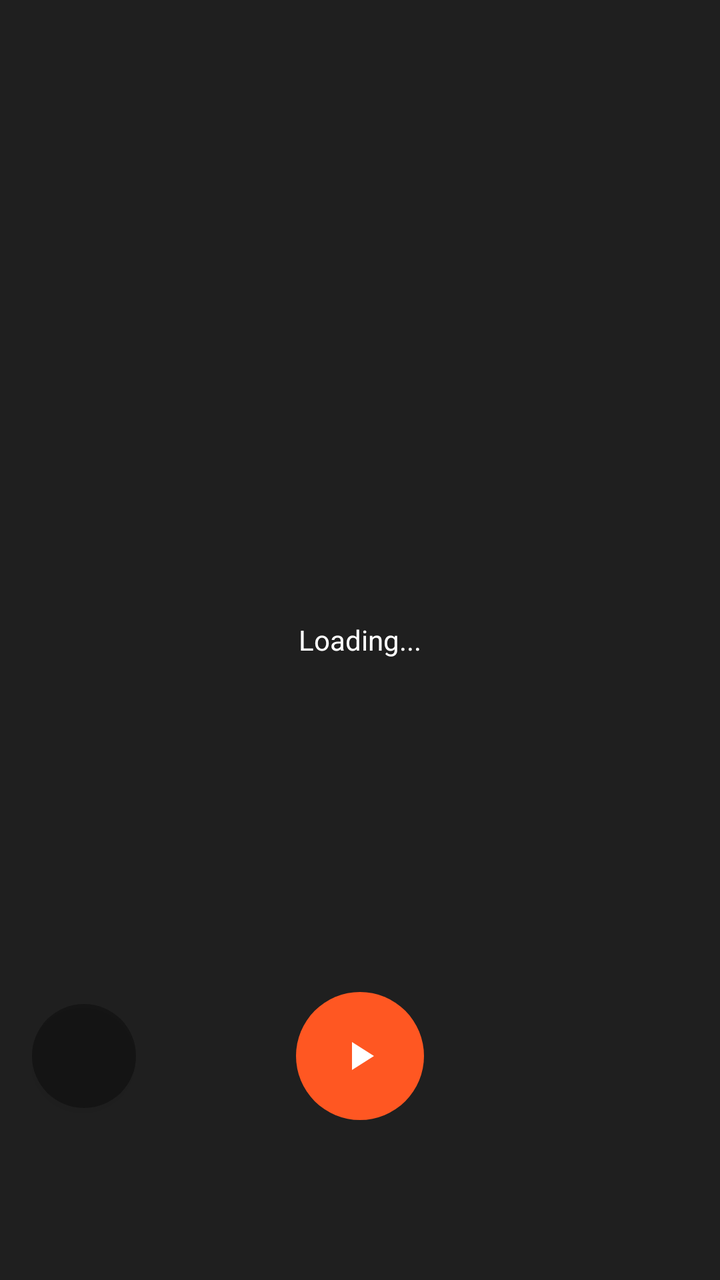
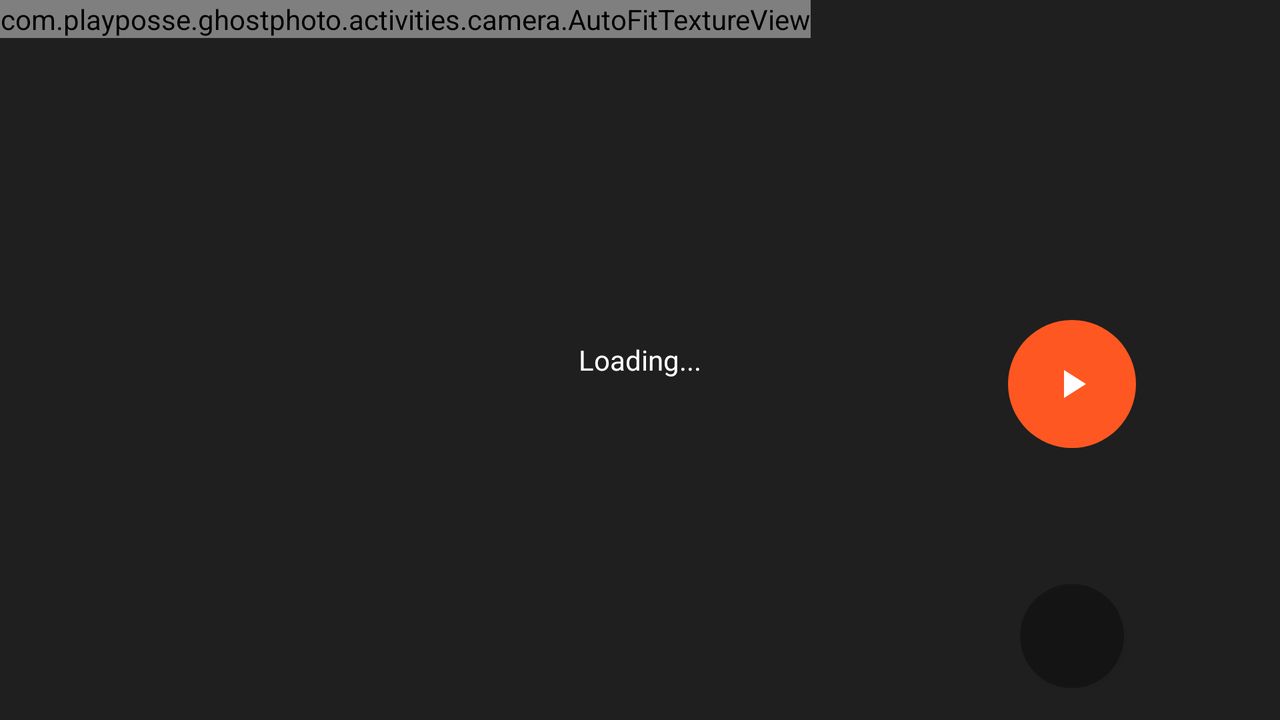

First picture: res/layout/ on a phone held upright. Second picture: the repository's own variant of that layout, on a device whose configuration matches the variant's folder. Source for both follows.
<!-- AndroidManifest.xml: activity theme TranslucentAppTheme -->
<!-- res/layout/fragment_photo.xml -->
<RelativeLayout xmlns:android="http://schemas.android.com/apk/res/android"
    android:layout_width="match_parent"
    android:layout_height="match_parent">

    <LinearLayout
        android:id="@+id/loadingLayout"
        android:layout_width="match_parent"
        android:layout_height="wrap_content"
        android:layout_centerInParent="true"
        android:orientation="vertical">

        <ImageView
            android:layout_width="wrap_content"
            android:layout_height="wrap_content"
            android:layout_gravity="center_horizontal"
            android:contentDescription="@string/loading_icon_content_content_description"
            android:src="@drawable/ic_photo_camera_black_24dp" />

        <TextView
            android:layout_width="match_parent"
            android:layout_height="wrap_content"
            android:layout_gravity="center_horizontal"
            android:gravity="center_horizontal"
            android:text="@string/camera_loading_message" />
    </LinearLayout>

    <com.playposse.ghostphoto.activities.camera.AutoFitTextureView
        android:id="@+id/texture"
        android:layout_width="wrap_content"
        android:layout_height="wrap_content"
        android:layout_alignParentStart="true"
        android:layout_alignParentTop="true"
        android:visibility="invisible" />

    <LinearLayout
        android:id="@+id/topBarLayout"
        android:layout_width="wrap_content"
        android:layout_height="wrap_content"
        android:layout_alignParentEnd="true"
        android:layout_alignParentTop="true"
        android:layout_marginTop="@dimen/status_bar_height"
        android:orientation="horizontal"
        android:padding="@dimen/activity_horizontal_margin">

        <ImageView
            android:id="@+id/flashImageView"
            android:layout_width="wrap_content"
            android:layout_height="wrap_content"
            android:contentDescription="@string/flash_content_description"
            android:src="@drawable/ic_flash_auto_black_24dp"
            android:tint="@color/selectedText" />

        <ImageView
            android:id="@+id/switchCameraImageView"
            android:layout_width="wrap_content"
            android:layout_height="wrap_content"
            android:contentDescription="@string/switch_camera_content_description"
            android:paddingEnd="24dp"
            android:paddingLeft="24dp"
            android:paddingRight="24dp"
            android:paddingStart="24dp"
            android:src="@drawable/ic_loop_black_24dp"
            android:tint="@color/selectedText" />
        

        <ImageView
            android:id="@+id/optionsMenuImageView"
            android:layout_width="wrap_content"
            android:layout_height="wrap_content"
            android:contentDescription="@string/flash_content_description"
            android:src="@drawable/ic_more_vert_black_24dp"
            android:tint="@color/selectedText" />
    </LinearLayout>

    <RelativeLayout
        android:layout_width="match_parent"
        android:layout_height="wrap_content"
        android:layout_alignParentBottom="true"
        android:layout_alignParentStart="true"
        android:layout_marginBottom="?android:attr/actionBarSize"
        android:layout_marginEnd="16dp"
        android:layout_marginStart="16dp"
        android:background="@color/panelBackground"
        android:paddingBottom="24dp">

        <Button
            android:id="@+id/selectedIntervalButton"
            style="@style/mainRoundButtonStyle"
            android:layout_marginTop="6dp" />

        <ImageButton
            android:id="@+id/actionButton"
            android:layout_width="@dimen/camera_button_diameter"
            android:layout_height="@dimen/camera_button_diameter"
            android:layout_centerHorizontal="true"
            android:background="@drawable/camera_button_background"
            android:src="@drawable/ic_play_arrow_white_24dp"
            android:contentDescription="@string/action_button_content_description" />

        <ImageView
            android:id="@+id/thumbNailImageView"
            android:layout_width="@dimen/round_button_diameter"
            android:layout_height="@dimen/round_button_diameter"
            android:layout_alignParentEnd="true"
            android:layout_gravity="end"
            android:layout_marginTop="6dp"
            android:adjustViewBounds="true"
            android:contentDescription="@string/thumbnail_content_description" />
    </RelativeLayout>

    <FrameLayout
        android:id="@+id/flashSelectionLayout"
        android:layout_width="match_parent"
        android:layout_height="match_parent"
        android:layout_marginTop="@dimen/status_bar_height"
        android:animateLayoutChanges="true"
        android:clickable="true"
        android:visibility="gone">

        <LinearLayout
            android:layout_width="match_parent"
            android:layout_height="wrap_content"
            android:layout_gravity="top"
            android:paddingTop="@dimen/activity_horizontal_margin"
            android:background="@color/translucentPanelBackground"
            android:orientation="horizontal">

            <LinearLayout
                android:id="@+id/flashOffLayout"
                android:layout_width="0dp"
                android:layout_height="wrap_content"
                android:layout_weight="1"
                android:clickable="true"
                android:orientation="vertical">

                <ImageView
                    android:layout_width="wrap_content"
                    android:layout_height="wrap_content"
                    android:layout_gravity="center"
                    android:contentDescription="@string/flash_off_content_description"
                    android:src="@drawable/ic_flash_off_black_24dp"
                    android:tint="@color/selectedText" />

                <TextView
                    android:layout_width="wrap_content"
                    android:layout_height="wrap_content"
                    android:layout_gravity="center"
                    android:text="@string/flash_off"
                    android:textColor="@color/selectedText" />
            </LinearLayout>

            <LinearLayout
                android:id="@+id/flashAutoLayout"
                android:layout_width="0dp"
                android:layout_height="wrap_content"
                android:layout_weight="1"
                android:clickable="true"
                android:orientation="vertical">

                <ImageView
                    android:layout_width="wrap_content"
                    android:layout_height="wrap_content"
                    android:layout_gravity="center"
                    android:contentDescription="@string/flash_auto_content_description"
                    android:src="@drawable/ic_flash_auto_black_24dp"
                    android:tint="@color/selectedText" />

                <TextView
                    android:layout_width="wrap_content"
                    android:layout_height="wrap_content"
                    android:layout_gravity="center"
                    android:text="@string/flash_auto"
                    android:textColor="@color/selectedText" />
            </LinearLayout>

            <LinearLayout
                android:id="@+id/flashOnLayout"
                android:layout_width="0dp"
                android:layout_height="wrap_content"
                android:layout_weight="1"
                android:clickable="true"
                android:orientation="vertical">

                <ImageView
                    android:layout_width="wrap_content"
                    android:layout_height="wrap_content"
                    android:layout_gravity="center"
                    android:contentDescription="@string/flash_on_content_description"
                    android:src="@drawable/ic_flash_on_black_24dp"
                    android:tint="@color/selectedText" />

                <TextView
                    android:layout_width="wrap_content"
                    android:layout_height="wrap_content"
                    android:layout_gravity="center"
                    android:text="@string/flash_on"
                    android:textColor="@color/selectedText" />
            </LinearLayout>
        </LinearLayout>
    </FrameLayout>

    <FrameLayout
        android:id="@+id/intervalSelectionLayout"
        android:layout_width="match_parent"
        android:layout_height="match_parent"
        android:layout_marginBottom="?android:attr/actionBarSize"
        android:layout_marginTop="@dimen/status_bar_height"
        android:animateLayoutChanges="true"
        android:clickable="true"
        android:visibility="gone">

        <LinearLayout
            android:layout_width="wrap_content"
            android:layout_height="wrap_content"
            android:layout_gravity="start|bottom"
            android:layout_marginStart="16dp"
            android:layout_marginBottom="26dp"
            android:orientation="vertical">

            <Button
                android:id="@+id/customTextView"
                style="@style/roundButtonStyle"
                android:layout_marginBottom="@dimen/button_spacing"
                android:text="@string/custom_interval" />

            <Space style="@style/defaultSpacer" />

            <Button
                android:id="@+id/tenSecondTextView"
                style="@style/roundButtonStyle"
                android:layout_marginBottom="@dimen/button_spacing"
                android:text="@string/ten_second_interval" />

            <Space style="@style/defaultSpacer" />

            <Button
                android:id="@+id/threeSecondTextView"
                style="@style/roundButtonStyle"
                android:layout_marginBottom="@dimen/button_spacing"
                android:text="@string/three_second_interval" />

            <Space style="@style/defaultSpacer" />

            <Button
                android:id="@+id/secondTextView"
                style="@style/roundButtonStyle"
                android:layout_marginBottom="@dimen/button_spacing"
                android:text="@string/second_interval" />

            <Space style="@style/defaultSpacer" />

            <Button
                android:id="@+id/halfSecondTextView"
                style="@style/roundButtonStyle"
                android:layout_marginBottom="@dimen/button_spacing"
                android:text="@string/half_second_interval" />

            <Space style="@style/defaultSpacer" />

            <ImageView
                android:layout_width="@dimen/round_button_diameter"
                android:layout_height="@dimen/round_button_diameter"
                android:padding="14dp"
                android:src="@drawable/ic_close_white_24dp"
                android:background="@drawable/round_button_not_pressed"/>
        </LinearLayout>
    </FrameLayout>
</RelativeLayout>
<!-- resources referenced by this layout -->
<resources>
  <color name="panelBackground">#00000000</color>
  <color name="selectedText">#FFFFFF</color>
  <color name="translucentPanelBackground">#40000000</color>
  <dimen name="activity_horizontal_margin">16dp</dimen>
  <dimen name="button_spacing">16dp</dimen>
  <dimen name="camera_button_diameter">64dp</dimen>
  <dimen name="round_button_diameter">52dp</dimen>
  <dimen name="status_bar_height">24dp</dimen>
  <!-- drawable camera_button_background (drawable) -->
  <?xml version="1.0" encoding="utf-8"?>
  <shape xmlns:android="http://schemas.android.com/apk/res/android">
      <solid android:color="@color/colorPrimary" />
      <corners android:radius="@dimen/camera_button_diameter" />
  </shape>
  <string name="action_button_content_description">Starts/pauses taking photos</string>
  <string name="camera_loading_message">Loading...</string>
  <string name="custom_interval">Custom</string>
  <string name="flash_auto">Flash auto</string>
  <string name="flash_auto_content_description">An icon to set the flash to auto.</string>
  <string name="flash_content_description">An icon that indicates the flash mode.</string>
  <string name="flash_off">Flash off</string>
  <string name="flash_off_content_description">An icon to set the flash to off.</string>
  <string name="flash_on">Flash on</string>
  <string name="flash_on_content_description">An icon to set the flash to on.</string>
  <string name="half_second_interval">.5s</string>
  <string name="loading_icon_content_content_description">Icon suggesting that the camera is loading.</string>
  <string name="second_interval">1s</string>
  <string name="switch_camera_content_description">An icon that switches between the front and back camera.</string>
  <string name="ten_second_interval">10s</string>
  <string name="three_second_interval">3s</string>
  <string name="thumbnail_content_description">
          A thumbnail of the last photo. Clicking it opens a review of all taken photos.
      </string>
  <style name="defaultSpacer">
          <item name="android:layout_height">1dp</item>
          <item name="android:layout_width">0dp</item>
          <item name="android:layout_weight">1</item>
      </style>
  <style name="mainRoundButtonStyle" parent="roundButtonStyle">
          <item name="android:background">@drawable/main_round_button_states</item>
      </style>
  <style name="TranslucentAppTheme" parent="AppTheme">
          <item name="android:windowTranslucentStatus">true</item>
          <item name="android:windowTranslucentNavigation">true</item>
      </style>
  <color name="colorPrimary">#FF5722</color>
  <color name="iconColor">#FFFFFF</color>
  <color name="roundButton">#4D000000</color>
  <dimen name="round_button_radius">26dp</dimen>
  <color name="roundButtonText">@android:color/white</color>
  <color name="colorPrimaryDark">#E64A19</color>
  <color name="colorAccent">#ff5722</color>
  <color name="popupMenuBackground">#B3000000</color>
  <style name="OverflowMenu" parent="Widget.AppCompat.PopupMenu.Overflow">
          
          <item name="overlapAnchor">false</item>
  
          
          <item name="android:overlapAnchor">false</item>
          <item name="android:dropDownVerticalOffset">4.0dip</item>
      </style>
  <color name="primaryText">#FFFFFF</color>
  <color name="activityDefaultBackground">#1F1F1F</color>
  <color name="roundButtonPressed">#80000000</color>
  <color name="roundButtonSelected">#FF5722</color>
  <color name="actionBarBackground">#00000000</color>
  <color name="primaryDarkText">#232323</color>
  <style name="NegativeButton" parent="android:Widget.DeviceDefault.Button.Borderless">
          <item name="android:textColor">@color/colorPrimary</item>
      </style>
  <style name="PositiveButton" parent="android:Widget.DeviceDefault.Button.Borderless">
          <item name="android:textColor">@color/colorPrimary</item>
      </style>
  <!-- some entries are left out for length -->
</resources>
<!-- res/layout-land/fragment_photo.xml (the repository's variant of the layout above) -->
<!-- drawn on the phone turned sideways -->
<RelativeLayout xmlns:android="http://schemas.android.com/apk/res/android"
    android:layout_width="match_parent"
    android:layout_height="match_parent">

    <LinearLayout
        android:id="@+id/loadingLayout"
        android:layout_width="match_parent"
        android:layout_height="wrap_content"
        android:layout_centerInParent="true"
        android:orientation="vertical">

        <ImageView
            android:layout_width="wrap_content"
            android:layout_height="wrap_content"
            android:layout_gravity="center_horizontal"
            android:contentDescription="@string/loading_icon_content_content_description"
            android:src="@drawable/ic_photo_camera_black_24dp" />

        <TextView
            android:layout_width="match_parent"
            android:layout_height="wrap_content"
            android:layout_gravity="center_horizontal"
            android:gravity="center_horizontal"
            android:text="@string/camera_loading_message" />
    </LinearLayout>

    <com.playposse.ghostphoto.activities.camera.AutoFitTextureView
        android:id="@+id/texture"
        android:layout_width="wrap_content"
        android:layout_height="wrap_content"
        android:layout_alignParentStart="true"
        android:layout_alignParentTop="true" />

    <LinearLayout
        android:id="@+id/topBarLayout"
        android:layout_width="wrap_content"
        android:layout_height="wrap_content"
        android:layout_alignEnd="@+id/texture"
        android:layout_alignParentTop="true"
        android:layout_marginTop="@dimen/status_bar_height"
        android:orientation="horizontal"
        android:padding="@dimen/activity_horizontal_margin">

        <ImageView
            android:id="@+id/flashImageView"
            android:layout_width="wrap_content"
            android:layout_height="wrap_content"
            android:contentDescription="@string/flash_content_description"
            android:src="@drawable/ic_flash_auto_black_24dp"
            android:tint="@color/selectedText" />

        <ImageView
            android:id="@+id/switchCameraImageView"
            android:layout_width="wrap_content"
            android:layout_height="wrap_content"
            android:contentDescription="@string/switch_camera_content_description"
            android:paddingEnd="24dp"
            android:paddingLeft="24dp"
            android:paddingRight="24dp"
            android:paddingStart="24dp"
            android:src="@drawable/ic_loop_black_24dp"
            android:tint="@color/selectedText" />

        <ImageView
            android:id="@+id/optionsMenuImageView"
            android:layout_width="wrap_content"
            android:layout_height="wrap_content"
            android:contentDescription="@string/flash_content_description"
            android:src="@drawable/ic_more_vert_black_24dp"
            android:tint="@color/selectedText" />
    </LinearLayout>

    <LinearLayout
        android:layout_width="wrap_content"
        android:layout_height="match_parent"
        android:layout_alignParentEnd="true"
        android:layout_alignParentTop="true"
        android:layout_marginEnd="?android:attr/actionBarSize"
        android:layout_marginTop="@dimen/status_bar_height"
        android:background="@color/panelBackground"
        android:orientation="horizontal">

        <RelativeLayout
            android:layout_width="wrap_content"
            android:layout_height="match_parent"
            android:layout_marginBottom="16dp"
            android:layout_marginEnd="24dp"
            android:layout_marginTop="16dp">

            <Button
                android:id="@+id/selectedIntervalButton"
                style="@style/mainRoundButtonStyle"
                android:layout_alignParentBottom="true"
                android:layout_centerInParent="true" />

            <ImageButton
                android:id="@+id/actionButton"
                android:layout_width="@dimen/camera_button_diameter"
                android:layout_height="@dimen/camera_button_diameter"
                android:layout_centerVertical="true"
                android:background="@drawable/camera_button_background"
                android:contentDescription="@string/action_button_content_description"
                android:src="@drawable/ic_play_arrow_white_24dp" />

            <ImageView
                android:id="@+id/thumbNailImageView"
                android:layout_width="@dimen/round_button_diameter"
                android:layout_height="@dimen/round_button_diameter"
                android:layout_alignParentTop="true"
                android:adjustViewBounds="true"
                android:contentDescription="@string/thumbnail_content_description" />
        </RelativeLayout>
    </LinearLayout>


    <FrameLayout
        android:id="@+id/flashSelectionLayout"
        android:layout_width="match_parent"
        android:layout_height="match_parent"
        android:layout_alignEnd="@+id/texture"
        android:layout_marginTop="@dimen/status_bar_height"
        android:animateLayoutChanges="true"
        android:clickable="true"
        android:visibility="gone">

        <LinearLayout
            android:layout_width="match_parent"
            android:layout_height="wrap_content"
            android:layout_gravity="top"
            android:background="@color/translucentPanelBackground"
            android:orientation="horizontal"
            android:paddingBottom="@dimen/activity_vertical_margin"
            android:paddingTop="@dimen/activity_vertical_margin">

            <LinearLayout
                android:id="@+id/flashOffLayout"
                android:layout_width="0dp"
                android:layout_height="wrap_content"
                android:layout_weight="1"
                android:clickable="true"
                android:orientation="vertical">

                <ImageView
                    android:layout_width="wrap_content"
                    android:layout_height="wrap_content"
                    android:layout_gravity="center"
                    android:contentDescription="@string/flash_off_content_description"
                    android:src="@drawable/ic_flash_off_black_24dp"
                    android:tint="@color/selectedText" />

                <TextView
                    android:layout_width="wrap_content"
                    android:layout_height="wrap_content"
                    android:layout_gravity="center"
                    android:text="@string/flash_off"
                    android:textColor="@color/selectedText" />
            </LinearLayout>

            <LinearLayout
                android:id="@+id/flashAutoLayout"
                android:layout_width="0dp"
                android:layout_height="wrap_content"
                android:layout_weight="1"
                android:clickable="true"
                android:orientation="vertical">

                <ImageView
                    android:layout_width="wrap_content"
                    android:layout_height="wrap_content"
                    android:layout_gravity="center"
                    android:contentDescription="@string/flash_auto_content_description"
                    android:src="@drawable/ic_flash_auto_black_24dp"
                    android:tint="@color/selectedText" />

                <TextView
                    android:layout_width="wrap_content"
                    android:layout_height="wrap_content"
                    android:layout_gravity="center"
                    android:text="@string/flash_auto"
                    android:textColor="@color/selectedText" />
            </LinearLayout>

            <LinearLayout
                android:id="@+id/flashOnLayout"
                android:layout_width="0dp"
                android:layout_height="wrap_content"
                android:layout_weight="1"
                android:clickable="true"
                android:orientation="vertical">

                <ImageView
                    android:layout_width="wrap_content"
                    android:layout_height="wrap_content"
                    android:layout_gravity="center"
                    android:contentDescription="@string/flash_on_content_description"
                    android:src="@drawable/ic_flash_on_black_24dp"
                    android:tint="@color/selectedText" />

                <TextView
                    android:layout_width="wrap_content"
                    android:layout_height="wrap_content"
                    android:layout_gravity="center"
                    android:text="@string/flash_on"
                    android:textColor="@color/selectedText" />
            </LinearLayout>
        </LinearLayout>
    </FrameLayout>

    <FrameLayout
        android:id="@+id/intervalSelectionLayout"
        android:layout_width="match_parent"
        android:layout_height="match_parent"
        android:layout_marginEnd="?android:attr/actionBarSize"
        android:layout_marginTop="@dimen/status_bar_height"
        android:animateLayoutChanges="true"
        android:clickable="true"
        android:visibility="gone">

        <LinearLayout
            android:layout_width="wrap_content"
            android:layout_height="wrap_content"
            android:layout_gravity="bottom|end"
            android:background="@color/panelBackground"
            android:orientation="horizontal"
            android:paddingBottom="16dp"
            android:paddingEnd="26dp"
            android:paddingStart="16dp"
            android:paddingTop="16dp">

            <Button
                android:id="@+id/halfSecondTextView"
                style="@style/roundButtonStyle"
                android:layout_marginEnd="@dimen/button_spacing"
                android:text="@string/half_second_interval" />

            <Space style="@style/defaultSpacer" />

            <Button
                android:id="@+id/secondTextView"
                style="@style/roundButtonStyle"
                android:layout_marginEnd="@dimen/button_spacing"
                android:text="@string/second_interval" />

            <Space style="@style/defaultSpacer" />

            <Button
                android:id="@+id/threeSecondTextView"
                style="@style/roundButtonStyle"
                android:layout_marginEnd="@dimen/button_spacing"
                android:text="@string/three_second_interval" />

            <Space style="@style/defaultSpacer" />

            <Button
                android:id="@+id/tenSecondTextView"
                style="@style/roundButtonStyle"
                android:layout_marginEnd="@dimen/button_spacing"
                android:text="@string/ten_second_interval" />

            <Space style="@style/defaultSpacer" />

            <Button
                android:id="@+id/customTextView"
                style="@style/roundButtonStyle"
                android:layout_marginEnd="@dimen/button_spacing"
                android:text="@string/custom_interval" />

            <Space style="@style/defaultSpacer" />

            <ImageView
                android:layout_width="@dimen/round_button_diameter"
                android:layout_height="@dimen/round_button_diameter"
                android:background="@drawable/round_button_not_pressed"
                android:padding="14dp"
                android:src="@drawable/ic_close_white_24dp" />
        </LinearLayout>
    </FrameLayout>
</RelativeLayout>
<!-- resources referenced by the variant -->
<!-- as the phone turned sideways resolves them -->
<resources>
  <color name="panelBackground">#00000000</color>
  <color name="selectedText">#FFFFFF</color>
  <color name="translucentPanelBackground">#40000000</color>
  <dimen name="activity_horizontal_margin">16dp</dimen>
  <dimen name="activity_vertical_margin">16dp</dimen>
  <dimen name="button_spacing">16dp</dimen>
  <dimen name="camera_button_diameter">64dp</dimen>
  <dimen name="round_button_diameter">52dp</dimen>
  <dimen name="status_bar_height">24dp</dimen>
  <!-- drawable camera_button_background (drawable) -->
  <?xml version="1.0" encoding="utf-8"?>
  <shape xmlns:android="http://schemas.android.com/apk/res/android">
      <solid android:color="@color/colorPrimary" />
      <corners android:radius="@dimen/camera_button_diameter" />
  </shape>
  <string name="action_button_content_description">Starts/pauses taking photos</string>
  <string name="camera_loading_message">Loading...</string>
  <string name="custom_interval">Custom</string>
  <string name="flash_auto">Flash auto</string>
  <string name="flash_auto_content_description">An icon to set the flash to auto.</string>
  <string name="flash_content_description">An icon that indicates the flash mode.</string>
  <string name="flash_off">Flash off</string>
  <string name="flash_off_content_description">An icon to set the flash to off.</string>
  <string name="flash_on">Flash on</string>
  <string name="flash_on_content_description">An icon to set the flash to on.</string>
  <string name="half_second_interval">.5s</string>
  <string name="loading_icon_content_content_description">Icon suggesting that the camera is loading.</string>
  <string name="second_interval">1s</string>
  <string name="switch_camera_content_description">An icon that switches between the front and back camera.</string>
  <string name="ten_second_interval">10s</string>
  <string name="three_second_interval">3s</string>
  <string name="thumbnail_content_description">
          A thumbnail of the last photo. Clicking it opens a review of all taken photos.
      </string>
  <style name="defaultSpacer">
          <item name="android:layout_height">1dp</item>
          <item name="android:layout_width">0dp</item>
          <item name="android:layout_weight">1</item>
      </style>
  <style name="mainRoundButtonStyle" parent="roundButtonStyle">
          <item name="android:background">@drawable/main_round_button_states</item>
      </style>
  <style name="TranslucentAppTheme" parent="AppTheme">
          <item name="android:windowTranslucentStatus">true</item>
          <item name="android:windowTranslucentNavigation">true</item>
      </style>
  <color name="colorPrimary">#FF5722</color>
  <color name="iconColor">#FFFFFF</color>
  <color name="roundButton">#4D000000</color>
  <dimen name="round_button_radius">26dp</dimen>
  <color name="roundButtonText">@android:color/white</color>
  <color name="colorPrimaryDark">#E64A19</color>
  <color name="colorAccent">#ff5722</color>
  <color name="popupMenuBackground">#B3000000</color>
  <style name="OverflowMenu" parent="Widget.AppCompat.PopupMenu.Overflow">
          
          <item name="overlapAnchor">false</item>
  
          
          <item name="android:overlapAnchor">false</item>
          <item name="android:dropDownVerticalOffset">4.0dip</item>
      </style>
  <color name="primaryText">#FFFFFF</color>
  <color name="activityDefaultBackground">#1F1F1F</color>
  <color name="roundButtonPressed">#80000000</color>
  <color name="roundButtonSelected">#FF5722</color>
  <color name="actionBarBackground">#00000000</color>
  <color name="primaryDarkText">#232323</color>
  <style name="NegativeButton" parent="android:Widget.DeviceDefault.Button.Borderless">
          <item name="android:textColor">@color/colorPrimary</item>
      </style>
  <style name="PositiveButton" parent="android:Widget.DeviceDefault.Button.Borderless">
          <item name="android:textColor">@color/colorPrimary</item>
      </style>
  <!-- some entries are left out for length -->
</resources>
